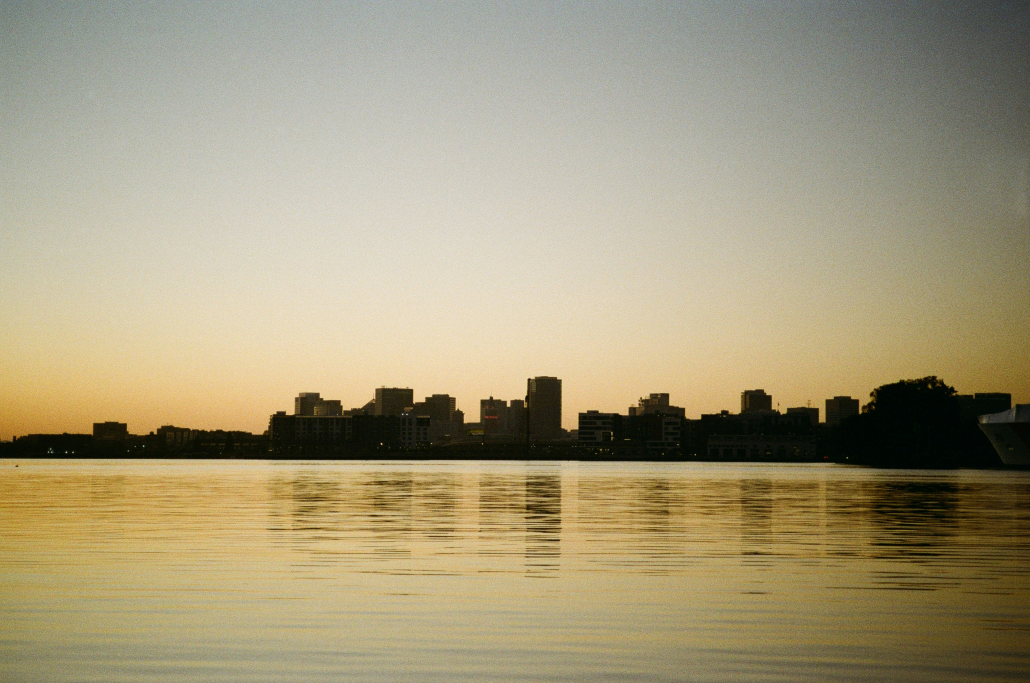
#> input picture dataset/medium_1.jpg, 3089 x 2048 px (shown at 1/3 size); its folder holds only this picture in this run
$ python image_processor.py
#> lines starting #> are read from the running program, lines starting #| are printed output that depends on the picture
import os
import time
from PIL import Image, ImageFilter

def process_image(input_path, output_dir="output"):
    """Execute image processing tasks and return the time taken."""
#> called with input_path = 'dataset/medium_1.jpg', output_dir = 'output'
    if not os.path.exists(output_dir):
        os.makedirs(output_dir)

    file_name = os.path.basename(input_path)
    base_name = os.path.splitext(file_name)[0]

    print(f"Start processing: {file_name} ...")
    start_time = time.time()

    try:
        with Image.open(input_path) as img:
            # 1. Scaling (Resize to 50%)
#> img is the input picture: PIL image 3089x2048 RGB; mean R, G, B 164.9, 154.5, 123.8
            res_img = img.resize((img.width // 2, img.height // 2))
            res_img.save(os.path.join(output_dir, f"{base_name}_resized.jpg"))

            # 2. Grayscale conversion (Grayscale)
            gray_img = img.convert("L")
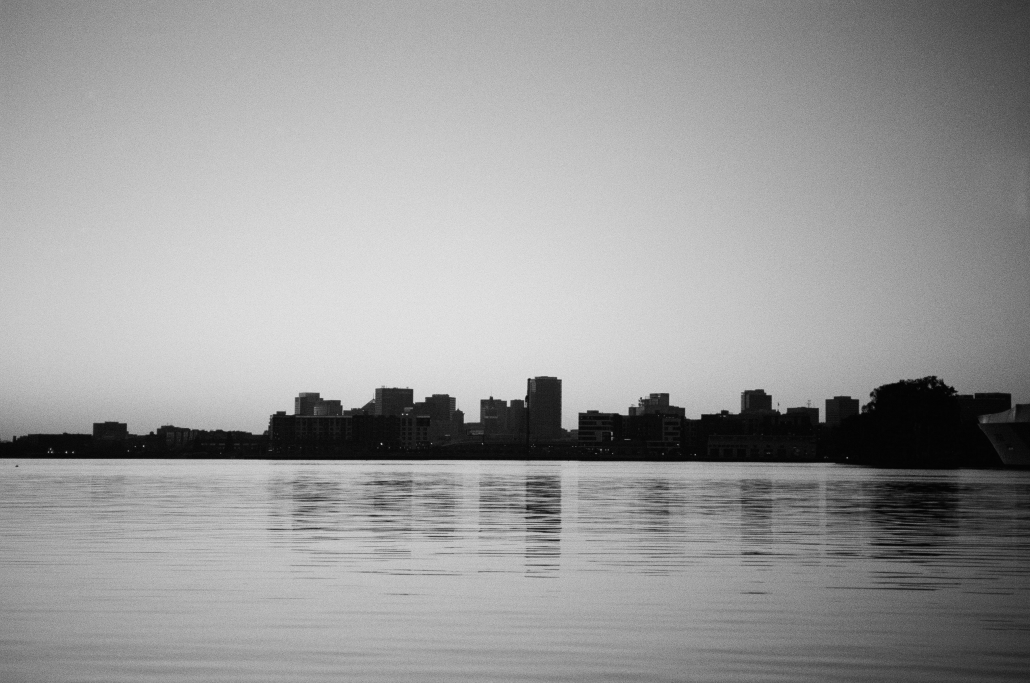
#> gray_img: PIL image 3089x2048 L (shown at 1/3 size); min 0, max 246, mean 154.1
            gray_img.save(os.path.join(output_dir, f"{base_name}_gray.jpg"))

            # 3. Filters (Gaussian Blur)
            blur_img = img.filter(ImageFilter.GaussianBlur(radius=2))
            blur_img.save(os.path.join(output_dir, f"{base_name}_blurred.jpg"))

        end_time = time.time()
        duration = end_time - start_time
        print(f"✅ Successfully processed {file_name}, took: {duration:.4f} seconds\n")
        return duration
    except Exception as e:
        print(f"❌ Error occurred while processing {file_name}: {e}\n")
        return None

if __name__ == "__main__":
    # This code block only runs during local testing.
    dataset_path = "dataset"
    if not os.path.exists(dataset_path) or not os.listdir(dataset_path):
        print(f"❌ Error: Please place test images in the {dataset_path} directory.")
    else:
        print("=== Start Local Image Processing Test ===")
        for img_name in os.listdir(dataset_path):
            if img_name.lower().endswith(('.png', '.jpg', '.jpeg')):
                process_image(os.path.join(dataset_path, img_name))
        print("=== Test completed, please check the output/ directory ===")

$ run again, on dataset/small_2.jpg
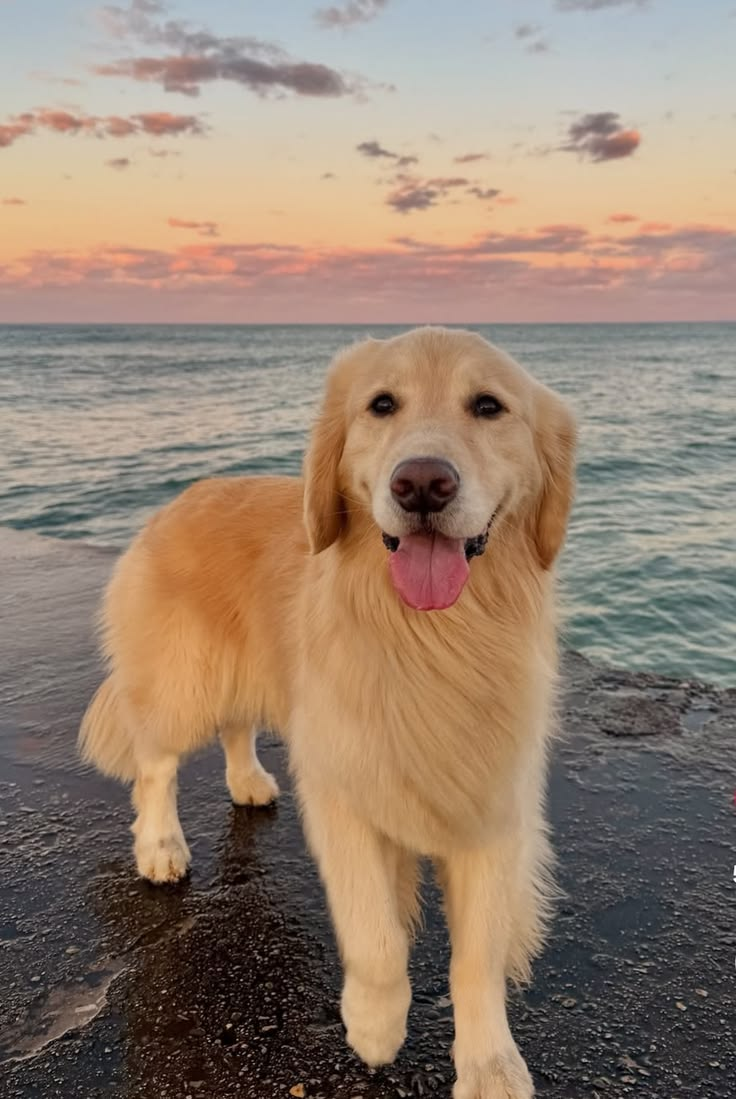
#> input picture dataset/small_2.jpg, 736 x 1099 px
#> in process_image, img is the input picture: PIL image 736x1099 RGB; mean R, G, B 149.2, 129.4, 113
#> in process_image, `gray_img = img.convert("L")`:
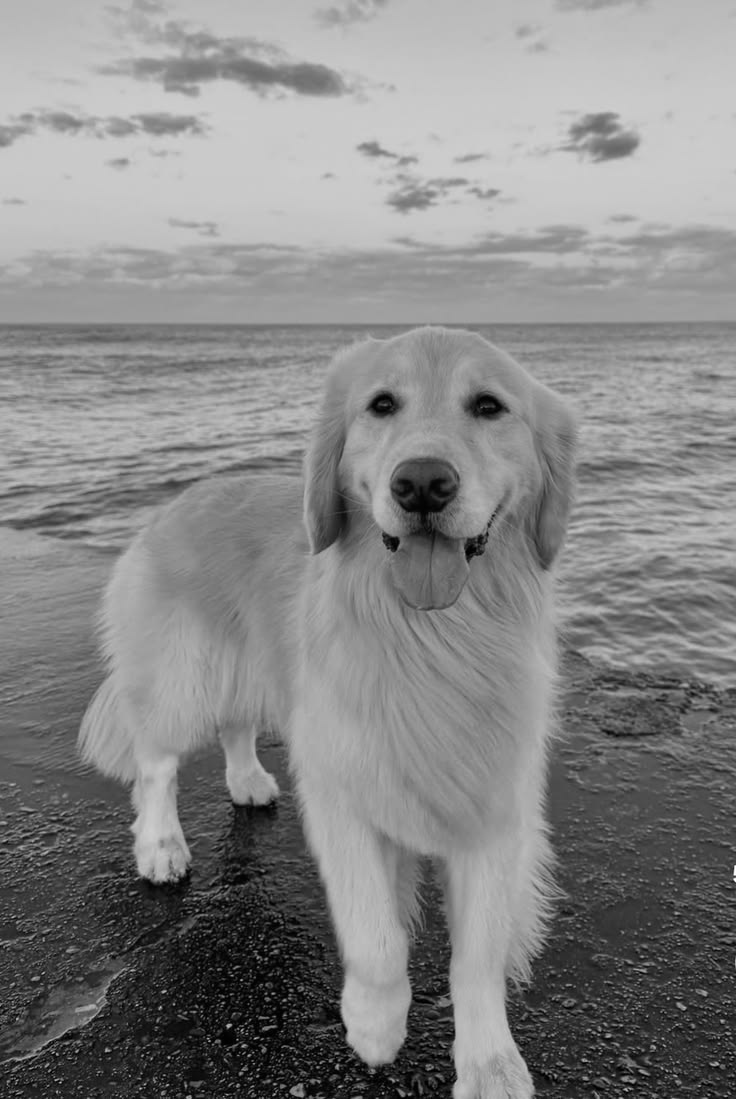
#> gray_img: PIL image 736x1099 L; min 0, max 255, mean 133.4

$ run again, on dataset/small_3.jpg
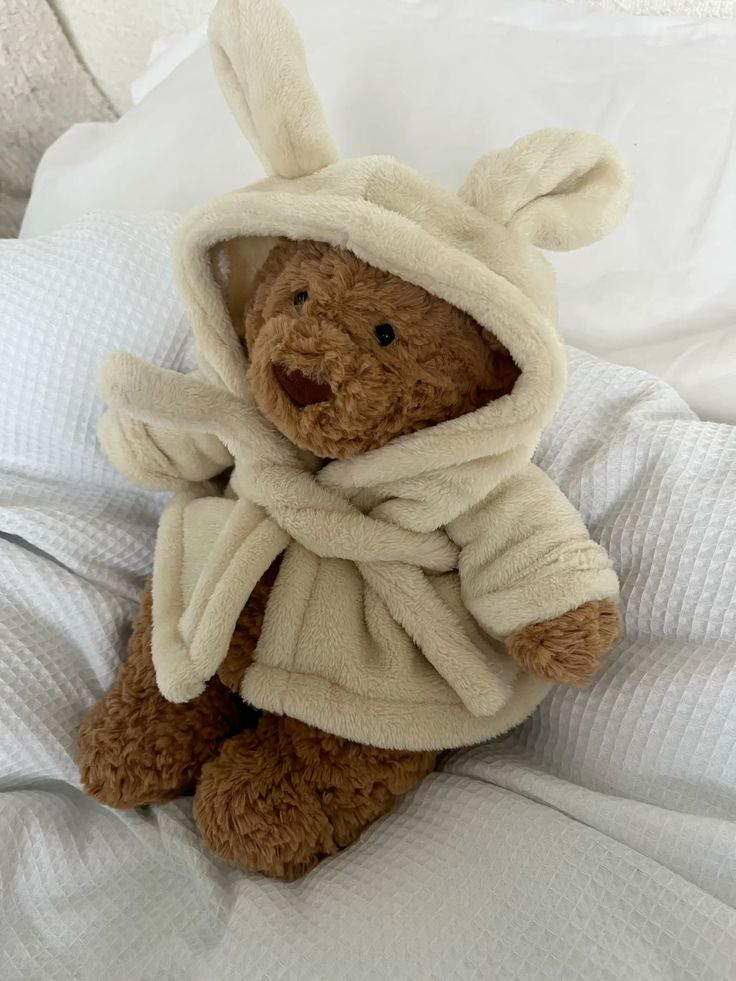
#> input picture dataset/small_3.jpg, 736 x 981 px
#> in process_image, img is the input picture: PIL image 736x981 RGB; mean R, G, B 169.4, 162, 147.1
#> in process_image, `gray_img = img.convert("L")`:
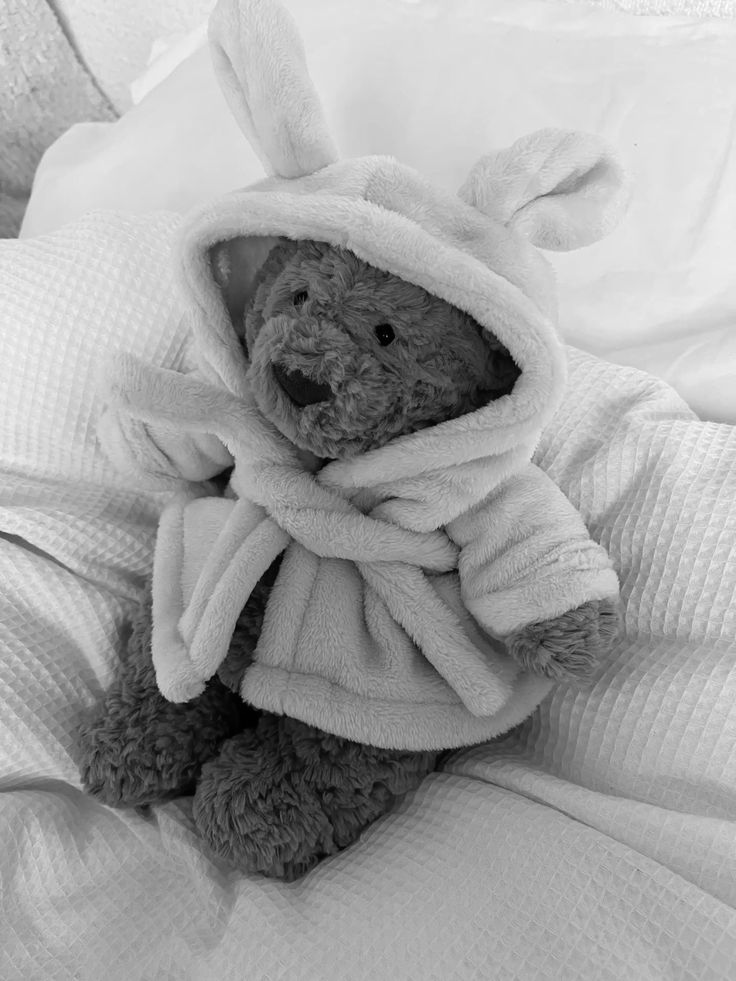
#> gray_img: PIL image 736x981 L; min 0, max 254, mean 162.5

$ run again, on dataset/medium_3.jpg
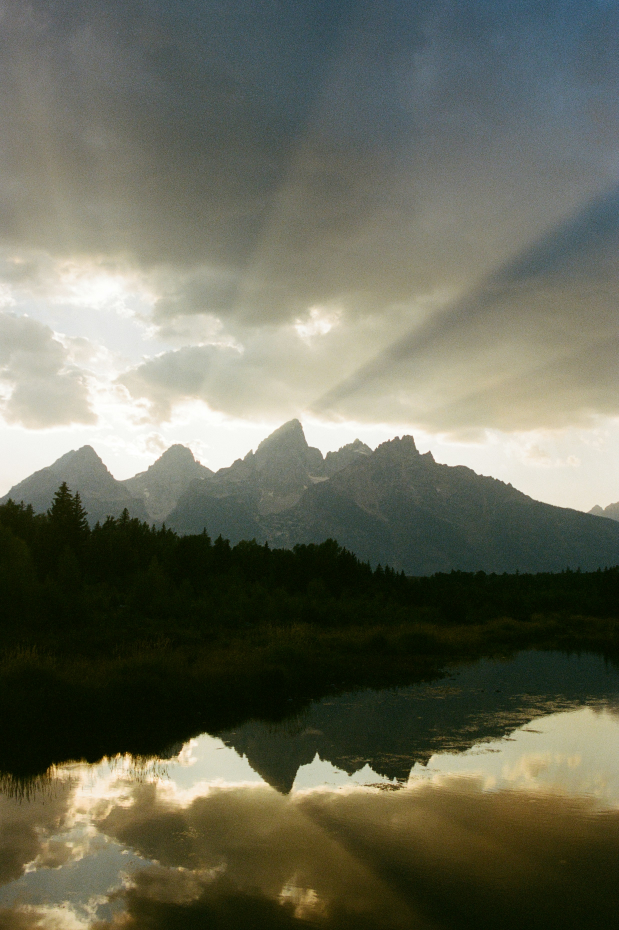
#> input picture dataset/medium_3.jpg, 2475 x 3720 px (shown at 1/4 size)
#> in process_image, img is the input picture: PIL image 2475x3720 RGB; mean R, G, B 103.7, 105.3, 89.1
#> in process_image, `gray_img = img.convert("L")`:
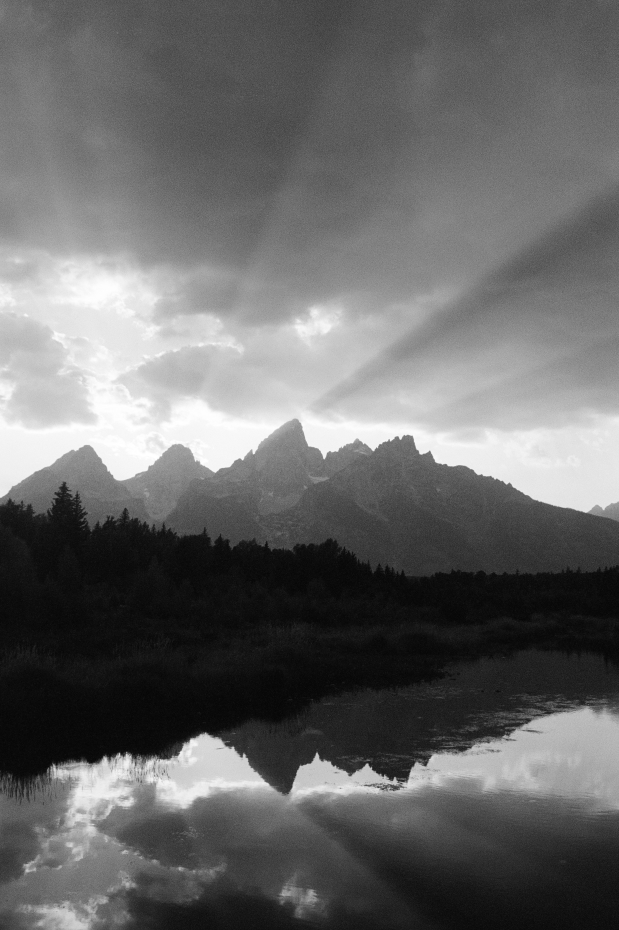
#> gray_img: PIL image 2475x3720 L (shown at 1/4 size); min 1, max 255, mean 103
